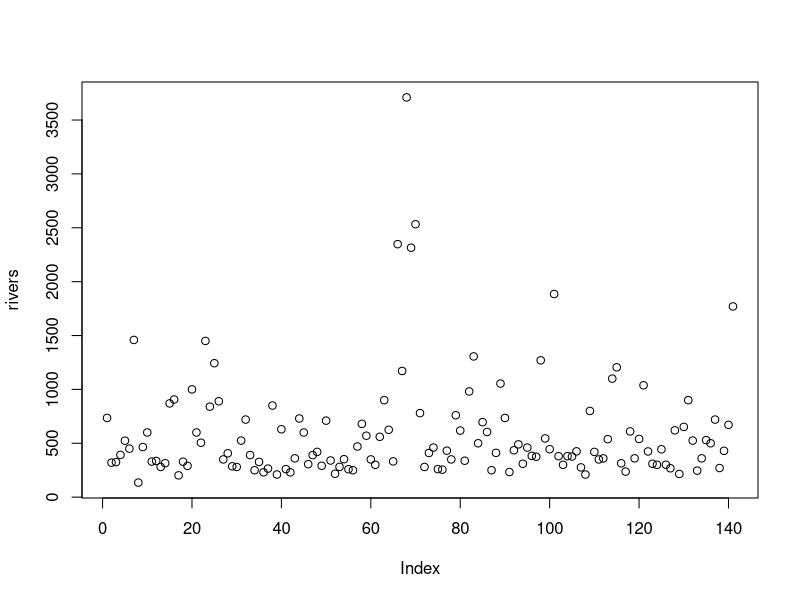
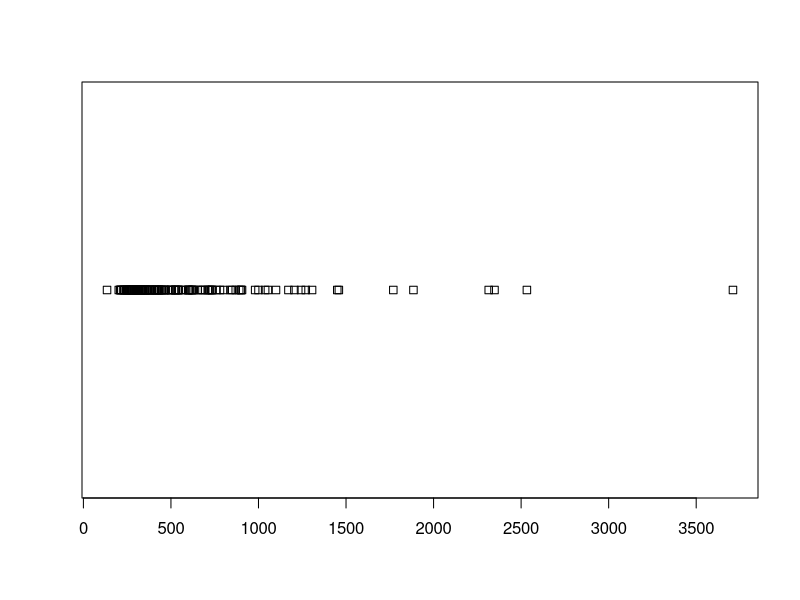
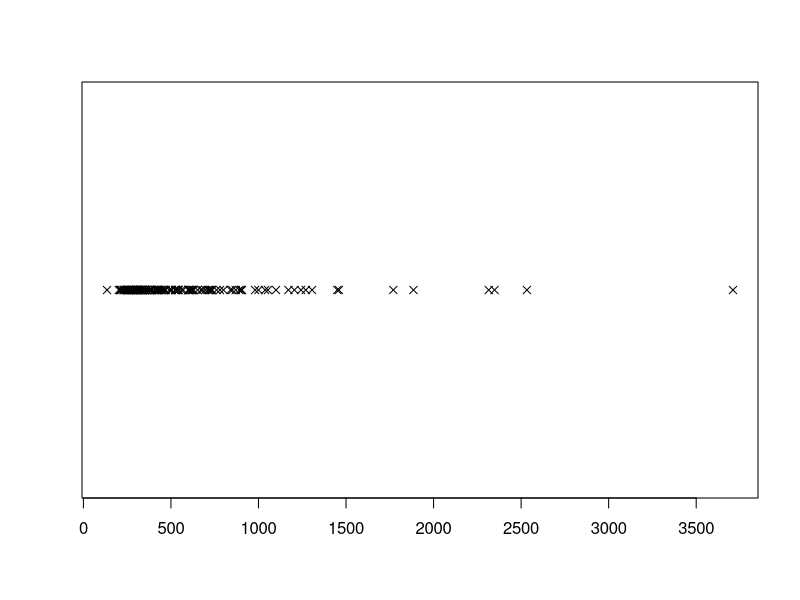
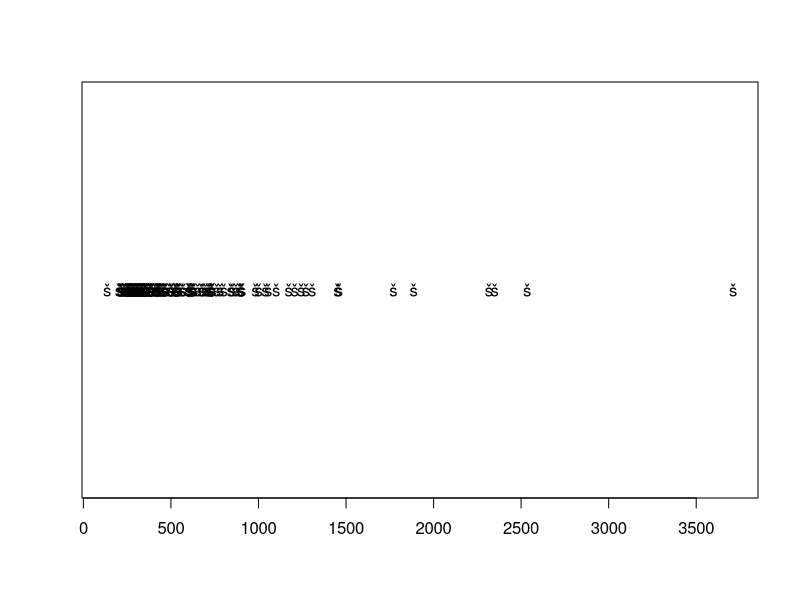
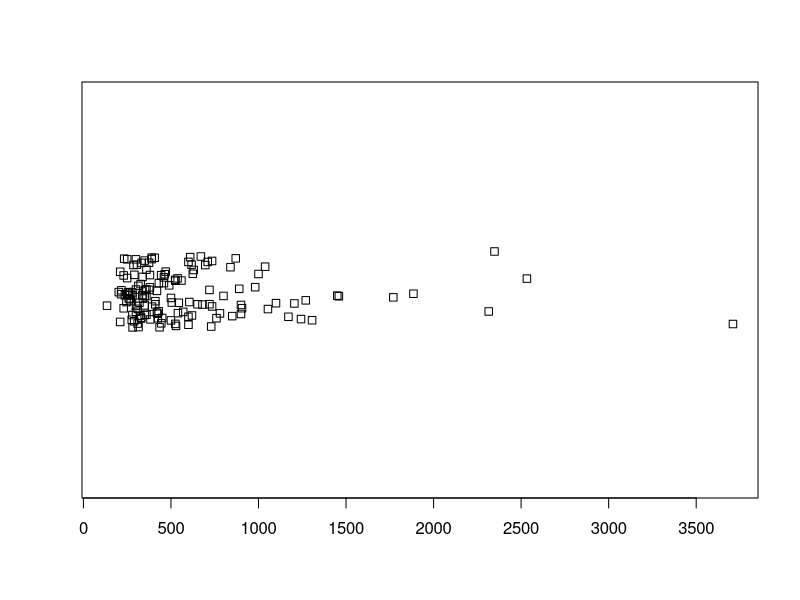
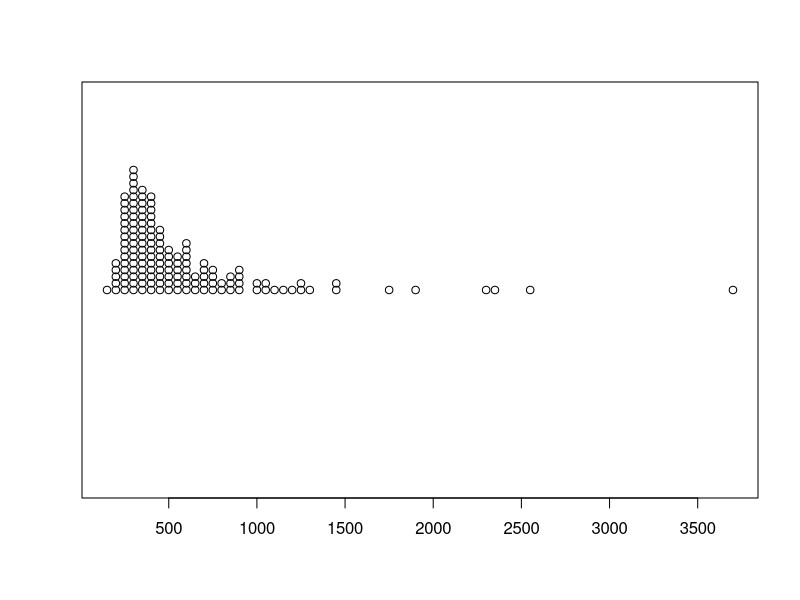
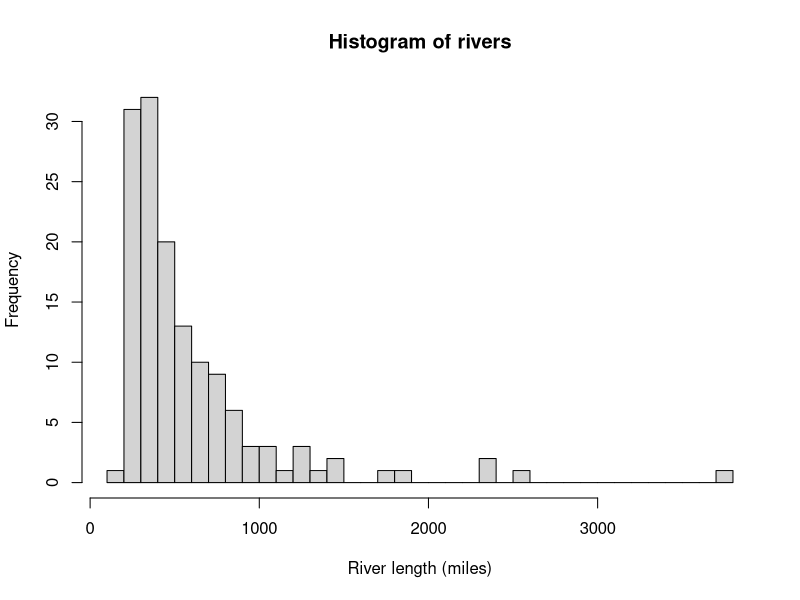
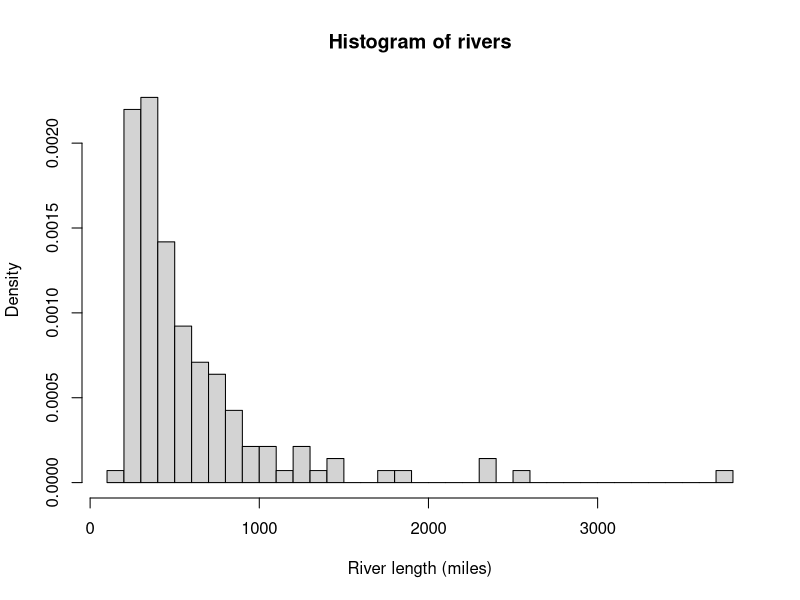

Generate these figures, in order, with R: (Note: this script raises an error after producing the figures.)
#
# basic plot types 
# check http://www.statmethods.net/graphs/creating.html
# we will work with the built in EPA fuel economy dataset
#

# list the data set
rivers

# standard plot command. by default, the index (sequence) is used as X value
plot(rivers)

# stripchart, a 1-d scatterplot
stripchart(rivers)
stripchart(rivers, pch=4) # we can change the symbol with the pch parameter (1-25)
stripchart(rivers, pch="š") # we can also use arbitrary characters 

# jittering, to prevent overplotting 
stripchart(rivers, method = "jitter")
# a histogram-like view, with rounded distances
stripchart(round(rivers/50)*50, method = "stack", pch=1) 

# basic histogram
hist(rivers, breaks=50, xlab="River length (miles)")
# probability density
hist(rivers, breaks=50, freq = F, xlab="River length (miles)")
# restyle it a bit - check http://www.statmethods.net/advgraphs/parameters.html
hist(rivers, breaks=50, xlab="River length (miles)", col = "black", border = "white", col.axis= "darkgrey", fg = "darkgrey")


# boxplot
boxplot(rivers)
boxplot(rivers, col = "lightgrey", border = "black", pch=20 )

# quantile-quantile plot
qqnorm(rivers)

# barchart for categorical data, using mpg data set
table(mpg$class)

plot(mpg$class)
plot(mpg$class, col="black", border = "white")

#
# now everything with ggplot2
#
library(ggplot2)

# ggplot always prefers data frames, so it is good practice to convert a data set, if it is not already a df
riv <- data.frame(length=rivers)		
ggplot(data=riv,aes(x=length, y="")) + geom_point(size=5, alpha = 0.1) + ylab("rivers") + coord_fixed(ratio = 400)
ggplot(data=riv,aes(x=length, y="")) + geom_point(size=5, shape = 1) + ylab("rivers") + coord_fixed(ratio = 400)
ggplot(data=riv,aes(x=length, y="")) + geom_jitter(size=3, alpha = .6) + ylab("rivers") + coord_fixed(ratio = 400)

# histogram
ggplot(data=riv,aes(x=length)) + geom_histogram() + xlab("River lengths (miles)")

# freqpolygon
ggplot(data=riv,aes(x=length)) + geom_freqpoly() + xlab("River lengths (miles)")

# boxplot, diff. syntax
qplot(x="set",y=rivers, geom="boxplot", ylab="River length (miles)", xlab = "")
g <- ggplot(riv,aes(x="set", y=length))
g + geom_boxplot() + ylab("River length (miles)") + xlab("")
g

# qq plot
ggplot(riv, aes(sample=length)) + stat_qq()

# bar chart
ggplot(mpg,aes(mpg$class))+ geom_bar() + xlab("Number of cars in dataset by class")
